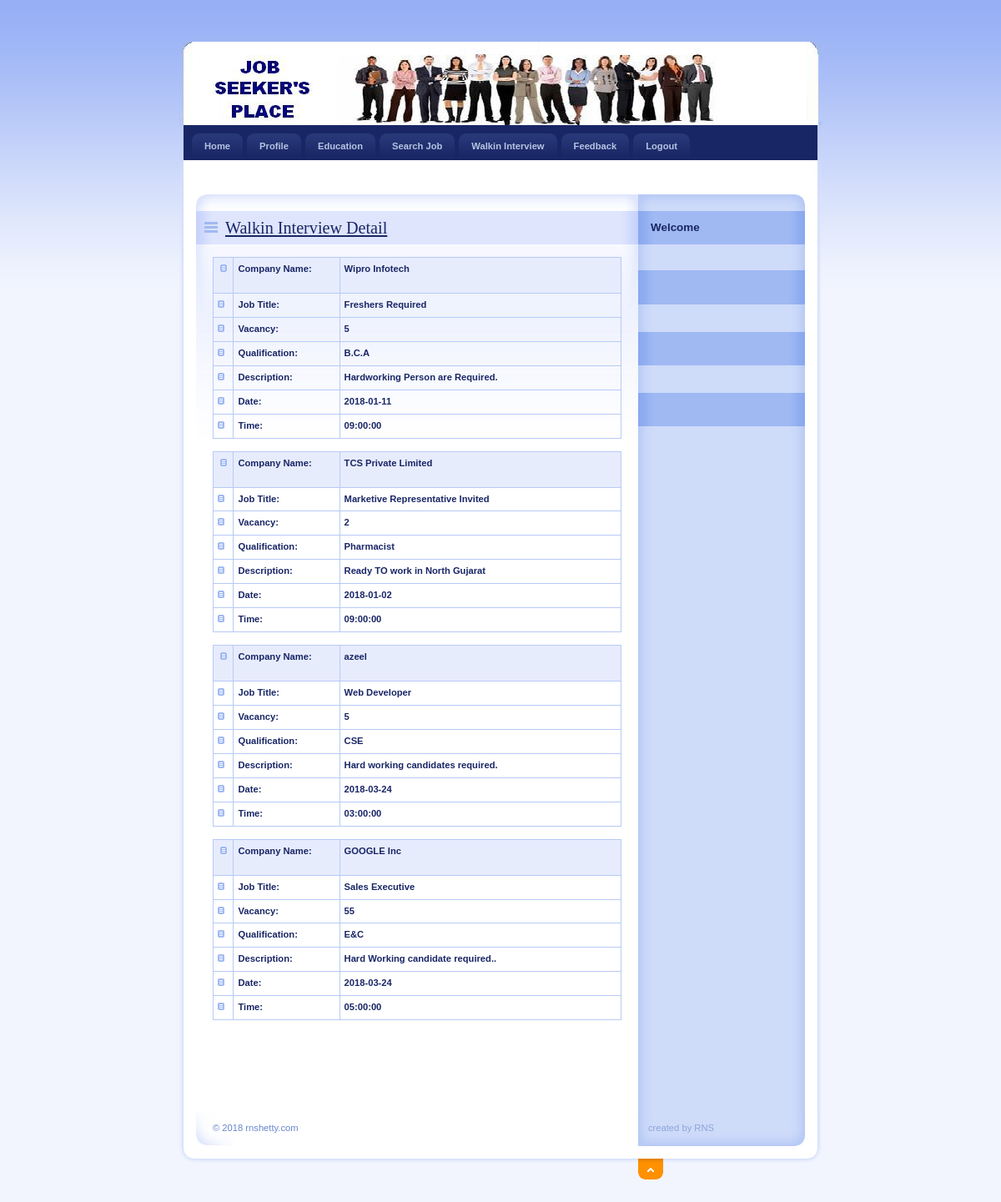
/JobSeeker/Walkin.php, run on the app's committed database.
### tables this page shows
CREATE TABLE IF NOT EXISTS `walkin_master` (
  `WalkInId` int(11) NOT NULL AUTO_INCREMENT,
  `CompanyName` varchar(20) NOT NULL,
  `JobTitle` varchar(50) NOT NULL,
  `Vacancy` int(11) NOT NULL,
  `MinQualification` varchar(50) NOT NULL,
  `Description` varchar(100) NOT NULL,
  `InterviewDate` date NOT NULL,
  `InterviewTime` time NOT NULL,
  PRIMARY KEY (`WalkInId`)
);

### JobSeeker/Walkin.php (the view, shortened to what this page needs)
<!DOCTYPE html PUBLIC "-//W3C//DTD XHTML 1.0 Strict//EN" "http://www.w3.org/TR/xhtml1/DTD/xhtml1-strict.dtd">
<html xmlns="http://www.w3.org/1999/xhtml" xml:lang="cs" lang="cs">
<head>
    <link rel="stylesheet" media="screen,projection" type="text/css" href="./css/main.css" />
    <link rel="stylesheet" media="print" type="text/css" href="./css/print.css" />
    <link rel="stylesheet" media="aural" type="text/css" href="./css/aural.css" />
</head>
<body id="www-url-cz">
<div id="main" class="box">
<?php
include "Header.php"
?>
<?php
include "menu.php"
?>
    <div id="page" class="box">
    <div id="page-in" class="box">
        <div id="strip" class="box noprint">
            <p id="breadcrumbs">&nbsp;</p>
        </div>
        <div id="content">
            <div class="article">
                <h2><span><a href="#">Walkin Interview Detail</a></span></h2>
                <?php
$con = mysql_connect("localhost","root");
$sql = "select * from Walkin_Master";
$result = mysql_query($sql,$con);
while($row = mysql_fetch_array($result))
{
$CompanyName=$row['CompanyName'];
$JobTitle=$row['JobTitle'];
$Vacancy=$row['Vacancy'];
$MinQualification=$row['MinQualification'];
$Description=$row['Description'];
$InterviewDate=$row['InterviewDate'];
$InterviewTime=$row['InterviewTime'];
?>
                <table width="100%" border="1" bordercolor="#1CB5F1" >
                  <tr>
                    <th width="5%" bgcolor="#1CB5F1" class="style3"><img src="../design/ico_cat.gif" alt="" width="8" height="9" /></th>
                  <th width="26%" height="32" bgcolor="#1CB5F1" class="style3"><div align="left" class="style9 style5"><strong>Company Name</strong>:</div></th>
                    <th width="69%" height="32" bgcolor="#1CB5F1" class="style3"><div align="left"><strong><?php echo $CompanyName;?></strong></div></th>
                  </tr>
                  <tr>
                    <td class="style3"><img src="../design/ico_cat.gif" alt="" width="8" height="9" /></td>
                   <td class="style3"><div align="left"><strong>Job Title:</strong></div></td>
                    <td class="style3"><div align="left" class="style9 style5"><strong><?php echo $JobTitle;?></strong></div></td>
                  </tr>
                  <tr>
                    <td class="style3"><img src="../design/ico_cat.gif" alt="" width="8" height="9" /></td>
                    <td class="style3"><div align="left" class="style9 style5"><strong>Vacancy</strong>:</div></td>
                    <td class="style3"><div align="left" class="style9 style5"><strong><?php echo $Vacancy;?></strong></div></td>
                  </tr>
                  <tr>
                    <td class="style3"><img src="../design/ico_cat.gif" alt="" width="8" height="9" /></td>
                    <td class="style3"><div align="left" class="style9 style5"><strong>Qualification:</strong></div></td>
                    <td class="style3"><div align="left" class="style9 style5"><strong><?php echo $MinQualification;?></strong></div></td>
                  </tr>
                  <tr>
                    <td class="style3"><img src="../design/ico_cat.gif" alt="" width="8" height="9" /></td>
                    <td class="style3"><div align="left" class="style9 style5"><strong>Description:</strong></div></td>
                    <td class="style3"><div align="left" class="style9 style5"><strong><?php echo $Description;?></strong></div></td>
                  </tr>
                  <tr>
                    <td class="style3"><img src="../design/ico_cat.gif" alt="" width="8" height="9" /></td>
                    <td class="style3"><div align="left" class="style9 style5"><strong>Date:</strong></div></td>
                    <td class="style3"><div align="left" class="style9 style5"><strong><?php echo $InterviewDate;?></strong></div></td>
                  </tr>
                  <tr>
                    <td class="style3"><img src="../design/ico_cat.gif" alt="" width="8" height="9" /></td>
                    <td class="style3"><div align="left" class="style9 style5"><strong>Time:</strong></div></td>
                    <td class="style3"><div align="left" class="style9 style5"><strong><?php echo $InterviewTime;?></strong></div></td>
                  </tr>
                  <?php
}
?>
  </table>
              <p>&nbsp;</p>
              <p class="btn-more box noprint">&nbsp;</p>
          </div>
        </div>
<?php
include "right.php"
?>
    </div>
    </div>
<?php
include "footer.php"
?>
</div>
</body>
</html>

### JobSeeker/Header.php (shortened to what this page needs)
<div id="header">
</div>

### JobSeeker/menu.php (shortened to what this page needs)
<div id="tabs" class="noprint">
       <ul class="box">
           <li><a href="index.php">Home<span class="tab-l"></span><span class="tab-r"></span></a></li>
           <li><a href="Profile.php">Profile<span class="tab-l"></span><span class="tab-r"></span></a></li>
           <li><a href="Education.php">Education<span class="tab-l"></span><span class="tab-r"></span></a></li>
           <li><a href="SearchJob.php">Search Job<span class="tab-l"></span><span class="tab-r"></span></a></li>
           <li><a href="Walkin.php">Walkin Interview<span class="tab-l"></span><span class="tab-r"></span></a></li>
           <li><a href="Feedback.php">Feedback<span class="tab-l"></span><span class="tab-r"></span></a></li>
           <li><a href="Logout.php">Logout<span class="tab-l"></span><span class="tab-r"></span></a></li>
       </ul>
</div>

### JobSeeker/right.php (shortened to what this page needs)
<div id="col" class="noprint">
            <div id="col-in">
                <h3>Welcome</h3>
                <div id="about-me">
                    <p class="style1">
                    </p>
              </div>
                <h3 >&nbsp;</h3>
              <br/>
                <h3>&nbsp;</h3>
                <br/>
                <h3>&nbsp;</h3>
<br/>
          </div>
</div>

### JobSeeker/footer.php (shortened to what this page needs)
  <div id="footer">
      <div id="top" class="noprint"><p><span class="noscreen">Back on top</span> <a href="#header" title="Back on top ^">^<span></span></a></p></div>
      <p  id="createdby">created by RNS
      </p>
      <p id="copyright">&copy; 2018 rnshetty.com</p>
</div>

### JobSeeker/css/main.css (style rules this page uses)
* { min-height:1px; }
body { border:0; margin:0; padding:0; background:#F2F5FE url("../design/bg.gif") 0 0 repeat-x; font:70%/160% "verdana",sans-serif; color:#192666; _text-align:center; }
a { color:#192666; }
p { border:0; margin:15px 0; padding:0; }
div { display:block; border:0; margin:0; padding:0; }
h1, h2, h3, h4, h5 { border:0; margin:15px 0 10px 0; padding:0; font-weight:bold; }
h2 { font-size:180%; line-height:100%; font-family:"georgia",serif; font-weight:normal; }
h3 { font-size:120%; line-height:100%; font-weight:bold; }
table { display:table; border-collapse:collapse; margin:15px 0; padding:0; border:1px solid #B7CAF6; font-size:100%; }
tr { display:table-row; }
th, td { display: table-cell; border:1px solid #B7CAF6; margin:0; padding:5px; vertical-align:top; text-align:left; }
th { background:#E7ECFD; text-align:center; color:#192666; font-weight:bold; }
ul, ol { display:block; border:0; margin:15px 0 15px 40px; padding:0; }
li { display:list-item; border:0; margin:0; padding:0; _height:1px; }
a, img, span { border:0; margin:0; padding:0; }
strong, .strong { font-weight:bold; }
.box { min-height:1px; _height:1px; }
.box:after { content:"."; display:block; line-height:0px; font-size:0px; visibility:hidden; clear:both; }
#main { width:770px; margin:50px auto 0 auto; _text-align:left; }
#header { position:relative; width:770px; height:100px; margin:0; padding:0; background:#233C9B url("../design/header.jpg") 0 0 no-repeat; color:#FFF; }
#tabs { background:#192666; margin:0 5px; padding:10px 0 0 0; _height:1px; }
#tabs ul { margin:0 10px; padding:0; list-style:none; }
#tabs ul li { margin:0 5px 0 0; padding:0; float:left; }
#tabs ul li a { display:block; position:relative; padding:7px 15px; border:0; background:url("../design/tab_link.gif") 0 0 repeat-x; color:#B5C4E3; font-weight:bold; text-decoration:none; cursor:pointer; }
#tabs ul li a span.tab-l, #tabs ul li a:hover span.tab-l { position:absolute; top:0; left:0; _left:-15px; width:8px; height:8px; background:url("../design/tab_link_l.gif") 0 0 no-repeat; }
#tabs ul li a span.tab-r, #tabs ul li a:hover span.tab-r { position:absolute; top:0; right:0; _right:-1px; width:8px; height:8px; background:url("../design/tab_link_r.gif") 100% 0 no-repeat; }
#page { width:770px; min-height:1px; background:#FFF url("../design/bg_page.gif") 0 0 repeat-y; _height:1px; }
#page-in { min-height:1px; padding:10px 0; background:url("../design/bg_page_in.jpg") 0 0 no-repeat; _height:1px; }
#strip { position:relative; clear:both; padding:3px 20px 10px 20px; color:#6182D1; }
#strip p { margin:0; }
#strip #breadcrumbs { width:520px; margin:0; padding:0; }
#content { float:left; width:530px; _width:550px; margin:0; padding:0 0 0 20px; }
#content .article { clear:both; margin:0; padding:20px; background:url("../design/content_article_bg.jpg") 0 0 no-repeat; }
#content .article h2 { margin:0 -20px; padding:10px; background:#DEE5FD url("../design/content_title_bg.gif") 0 0 repeat-y; color:#192666; }
#content .article h2 span { background:url("../design/ico_list.gif") 0 50% no-repeat; padding-left:25px; }
#content .article p { text-align:justify; }
#content .btn-more { margin:0 0 15px 0; padding:0; border:0; position:relative; }
#col { float:left; width:200px; margin:0; padding:0; background:#CEDBF9 url("../design/col_bg.gif") 0 0 repeat-y; }
#col-in { padding:20px 10px; background:url("../design/col_top.gif") 0 0 no-repeat; }
#col h3 { padding:13px 15px 14px 15px; margin:0 -10px 15px -10px; background:#A0B9F3 url("../design/col_title_bg.gif") 0 0 repeat-y; color:#192666; }
#col #about-me { margin-bottom:15px; line-height:130%; }
#col #about-me p { margin:0; }
#footer { position:relative; clear:both; width:770px; height:60px; margin-bottom:50px; background:url("../design/footer.jpg") 0 0 no-repeat; color:#6685CC; }
#footer a { color:#6685CC; }
#top { position:absolute; top:55px; left:550px; }
#top p { position:relative; width:30px; height:25px; margin:0; overflow:hidden; }
#top p span { display:block; position:absolute; left:0; top:0; z-index:1; width:30px; height:25px; background:url("../design/ico_top.gif") 0 0 no-repeat; cursor:pointer; }
#footer p#copyright { position:absolute; top:10px; left:40px; margin:0; width: 245px; }
#createdby { position:absolute; top:10px; left:562px; margin:0; color:#8CA3D8; width: 174px; }

### JobSeeker/Walkin.php (style rules this page uses)
.style3 { font-weight: bold }

### data on the page
walkin_master: CompanyName "Wipro Infotech", JobTitle "Freshers Required", Vacancy "5", MinQualification "B.C.A", Description "Hardworking Person are Required.", InterviewDate "2018-01-11", InterviewTime "09:00:00"
walkin_master: CompanyName "TCS Private Limited", JobTitle "Marketive Representative Invited", Vacancy "2", MinQualification "Pharmacist", Description "Ready TO work in North Gujarat", InterviewDate "2018-01-02", InterviewTime "09:00:00"
walkin_master: CompanyName "azeel", JobTitle "Web Developer", Vacancy "5", MinQualification "CSE", Description "Hard working candidates required.", InterviewDate "2018-03-24", InterviewTime "03:00:00"
walkin_master: CompanyName "GOOGLE Inc", JobTitle "Sales Executive", Vacancy "55", MinQualification "E&C", Description "Hard Working candidate required..", InterviewDate "2018-03-24", InterviewTime "05:00:00"
